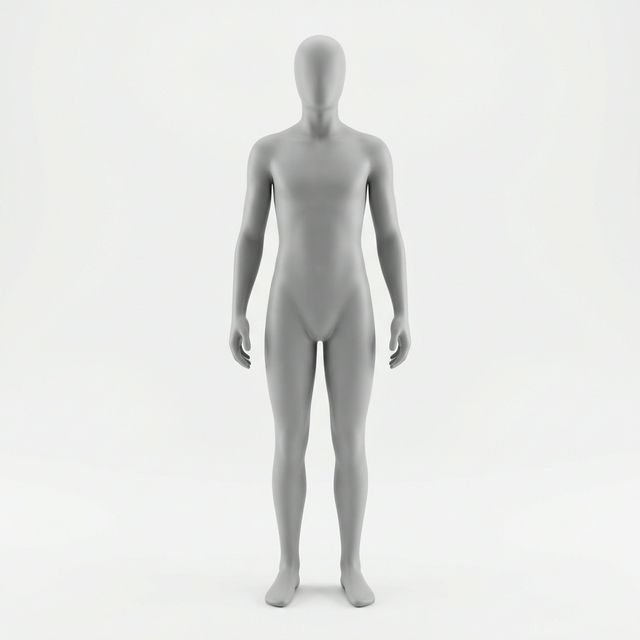
#> input picture assets/images/mannequin_front.jpg, 640 x 640 px
$ python -i lighting.py   (imports and definitions only)
#> lines starting #> are read from the running program, lines starting #| are printed output that depends on the picture; after the words box and inside, x2 and y2 are one past the last pixel; in counts of white or black regions, pixels touching at a corner belong together
"""
AliceVision Lighting Normalization Module
Consistent catalog-quality lighting for product photos
"""

import cv2
import numpy as np
from typing import Tuple, Optional, Dict
from dataclasses import dataclass
import logging
import base64

logger = logging.getLogger(__name__)


@dataclass
class LightingAnalysis:
    """Analysis of image lighting conditions"""
    brightness: float  # 0-1, 0.5 is ideal
    contrast: float    # 0-1, higher is better
    white_balance_temp: float  # Color temperature in Kelvin
    exposure: float    # -1 to 1, 0 is ideal
    uniformity: float  # 0-1, how uniform the lighting is


@dataclass
class NormalizationResult:
    """Result of lighting normalization"""
    normalized_image: np.ndarray
    original_analysis: LightingAnalysis
    applied_corrections: Dict[str, float]


class LightingNormalizer:
    """
    Normalize lighting conditions for consistent catalog-style photos.

    Aims for Massimo Dutti / premium e-commerce aesthetic:
    - Soft, even lighting
    - Neutral white balance (5500-6500K)
    - Slightly high key (bright but not blown out)
    - Minimal harsh shadows
    """

    def __init__(
        self,
        target_brightness: float = 0.55,
        target_contrast: float = 0.7,
        target_temperature: float = 6000,  # Kelvin
        target_exposure: float = 0.1  # Slightly bright
    ):
        self.target_brightness = target_brightness
        self.target_contrast = target_contrast
        self.target_temperature = target_temperature
        self.target_exposure = target_exposure

    def analyze_lighting(self, image: np.ndarray) -> LightingAnalysis:
        """
        Analyze the lighting conditions of an image.
        """
        # Convert to different color spaces
        lab = cv2.cvtColor(image, cv2.COLOR_BGR2LAB)
        hsv = cv2.cvtColor(image, cv2.COLOR_BGR2HSV)

        # Extract L channel (luminance)
        l_channel = lab[:, :, 0]

        # Calculate brightness (normalized 0-1)
        brightness = l_channel.mean() / 255.0

        # Calculate contrast
        contrast = l_channel.std() / 128.0  # Normalize to 0-1 range

        # Estimate color temperature from B/R ratio
        b, g, r = cv2.split(image)
        r_mean = r.mean()
        b_mean = b.mean()

        if r_mean > 0:
            br_ratio = b_mean / r_mean
            # Approximate temperature (rough mapping)
            if br_ratio > 1.2:
                temperature = 7500  # Cool
            elif br_ratio < 0.8:
                temperature = 4500  # Warm
            else:
                temperature = 5500 + (br_ratio - 1.0) * 2000
        else:
            temperature = 5500

        # Calculate exposure (based on histogram)
        hist = cv2.calcHist([l_channel], [0], None, [256], [0, 256])
        hist = hist.flatten() / hist.sum()

        # Weight by position
        weights = np.linspace(-1, 1, 256)
        exposure = np.sum(hist * weights)

        # Calculate uniformity (inverse of standard deviation)
        uniformity = 1.0 - min(l_channel.std() / 100.0, 1.0)

        return LightingAnalysis(
            brightness=brightness,
            contrast=min(contrast, 1.0),
            white_balance_temp=temperature,
            exposure=exposure,
            uniformity=uniformity
        )

    def adjust_brightness(
        self,
        image: np.ndarray,
        current: float,
        target: float
    ) -> Tuple[np.ndarray, float]:
        """
        Adjust image brightness.
        """
        if abs(current - target) < 0.05:
            return image, 0.0

        # Calculate adjustment factor
        adjustment = (target - current) * 255

        # Apply in LAB space for better results
        lab = cv2.cvtColor(image, cv2.COLOR_BGR2LAB).astype(np.float32)
        lab[:, :, 0] += adjustment
        lab[:, :, 0] = np.clip(lab[:, :, 0], 0, 255)

        result = cv2.cvtColor(lab.astype(np.uint8), cv2.COLOR_LAB2BGR)

        return result, adjustment

    def adjust_contrast(
        self,
        image: np.ndarray,
        current: float,
        target: float
    ) -> Tuple[np.ndarray, float]:
        """
        Adjust image contrast using CLAHE.
        """
        if abs(current - target) < 0.1:
            return image, 0.0

        # Calculate clip limit based on how much we need to adjust
        adjustment = target - current
        clip_limit = 2.0 + adjustment * 2.0
        clip_limit = max(1.0, min(clip_limit, 4.0))

        # Apply CLAHE to L channel
        lab = cv2.cvtColor(image, cv2.COLOR_BGR2LAB)
        clahe = cv2.createCLAHE(clipLimit=clip_limit, tileGridSize=(8, 8))
        lab[:, :, 0] = clahe.apply(lab[:, :, 0])

        result = cv2.cvtColor(lab, cv2.COLOR_LAB2BGR)

        return result, adjustment

    def adjust_white_balance(
        self,
        image: np.ndarray,
        current_temp: float,
        target_temp: float
    ) -> Tuple[np.ndarray, float]:
        """
        Adjust white balance to target temperature.
        """
        if abs(current_temp - target_temp) < 200:
            return image, 0.0

        # Calculate adjustment
        temp_diff = target_temp - current_temp

        # Convert to float
        result = image.astype(np.float32)

        # Adjust blue/red channels based on temperature
        # Warmer (lower K) = more red, less blue
        # Cooler (higher K) = more blue, less red

        adjustment_factor = temp_diff / 3000.0  # Normalize
        adjustment_factor = max(-0.3, min(adjustment_factor, 0.3))

        # Apply adjustment
        result[:, :, 0] *= (1 + adjustment_factor)  # Blue
        result[:, :, 2] *= (1 - adjustment_factor)  # Red

        result = np.clip(result, 0, 255).astype(np.uint8)

        return result, adjustment_factor

    def adjust_exposure(
        self,
        image: np.ndarray,
        current: float,
        target: float
    ) -> Tuple[np.ndarray, float]:
        """
        Adjust exposure using gamma correction.
        """
        if abs(current - target) < 0.1:
            return image, 0.0

        # Calculate gamma
        adjustment = target - current
        gamma = 1.0 - (adjustment * 0.5)
        gamma = max(0.5, min(gamma, 2.0))

        # Build lookup table
        inv_gamma = 1.0 / gamma
        table = np.array([
            ((i / 255.0) ** inv_gamma) * 255
            for i in np.arange(0, 256)
        ]).astype(np.uint8)

        result = cv2.LUT(image, table)

        return result, adjustment

    # [25 lines left out: function add_soft_vignette, not called in this run]

    def normalize(
        self,
        image: np.ndarray,
        add_vignette: bool = False
    ) -> NormalizationResult:
        """
        Full lighting normalization pipeline.

        Args:
            image: Input image (BGR)
            add_vignette: Whether to add subtle vignette

        Returns:
            NormalizationResult with normalized image and metadata
        """
        # Analyze original
        original_analysis = self.analyze_lighting(image)

        logger.info(f"Original lighting: brightness={original_analysis.brightness:.2f}, "
                   f"contrast={original_analysis.contrast:.2f}, "
                   f"temp={original_analysis.white_balance_temp:.0f}K")

        corrections = {}
        result = image.copy()

        # Apply corrections in order

        # 1. White balance first
        result, wb_adj = self.adjust_white_balance(
            result,
            original_analysis.white_balance_temp,
            self.target_temperature
        )
        corrections['white_balance'] = wb_adj

        # 2. Exposure
        result, exp_adj = self.adjust_exposure(
            result,
            original_analysis.exposure,
            self.target_exposure
        )
        corrections['exposure'] = exp_adj

        # 3. Brightness
        result, bright_adj = self.adjust_brightness(
            result,
            original_analysis.brightness,
            self.target_brightness
        )
        corrections['brightness'] = bright_adj

        # 4. Contrast
        result, contrast_adj = self.adjust_contrast(
            result,
            original_analysis.contrast,
            self.target_contrast
        )
        corrections['contrast'] = contrast_adj

        # 5. Optional vignette
        if add_vignette:
            result = self.add_soft_vignette(result, strength=0.15)
            corrections['vignette'] = 0.15

        logger.info(f"Applied corrections: {corrections}")

        return NormalizationResult(
            normalized_image=result,
            original_analysis=original_analysis,
            applied_corrections=corrections
        )


# [53 lines left out: function normalize_lighting_from_base64, not called in this run]

>>> import cv2
>>> picture = cv2.imread('../../assets/images/mannequin_front.jpg')
#> picture is the input picture: shape (640, 640, 3); mean B, G, R 226.7, 228.9, 227.9
>>> result = LightingNormalizer().normalize(picture)
#> in analyze_lighting, `brightness = l_channel.mean() / 255.0`: brightness = 0.907
#> in analyze_lighting, `contrast = l_channel.std() / 128.0`: contrast = 0.221
#> in analyze_lighting, `r_mean = r.mean()`: r_mean = 227.9
#> in analyze_lighting, `b_mean = b.mean()`: b_mean = 226.7
#> in analyze_lighting, `br_ratio = b_mean / r_mean`: br_ratio = 0.995
#> in analyze_lighting, `temperature = 5500 + (br_ratio - 1.0) * 2000`: temperature = 5489.1
#> in analyze_lighting, `hist = cv2.calcHist([l_channel], [0], None, [256], [0, 256])`: hist = 256 values, max 101095 at index 240, min 0 at index 0, mean 1600
#> in analyze_lighting, `hist = hist.flatten() / hist.sum()`: hist = 256 values, max 0.247 at index 240, min 0 at index 0, mean 0.00391
#> in analyze_lighting, `exposure = np.sum(hist * weights)`: exposure = 0.814
#> in analyze_lighting, `uniformity = 1.0 - min(l_channel.std() / 100.0, 1.0)`: uniformity = 0.717
#> in adjust_white_balance, `result = np.clip(result, 0, 255).astype(np.uint8)`:
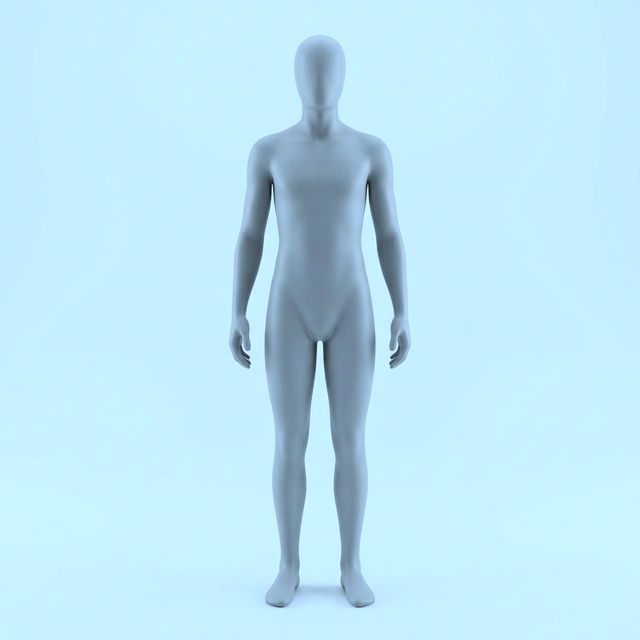
#> result: shape (640, 640, 3); mean B, G, R 245.1, 228.9, 188.6
#> in normalize, `result, wb_adj = self.adjust_white_balance( result, original_analysis...`: wb_adj = 0.17
#> in adjust_exposure, `result = cv2.LUT(image, table)`:
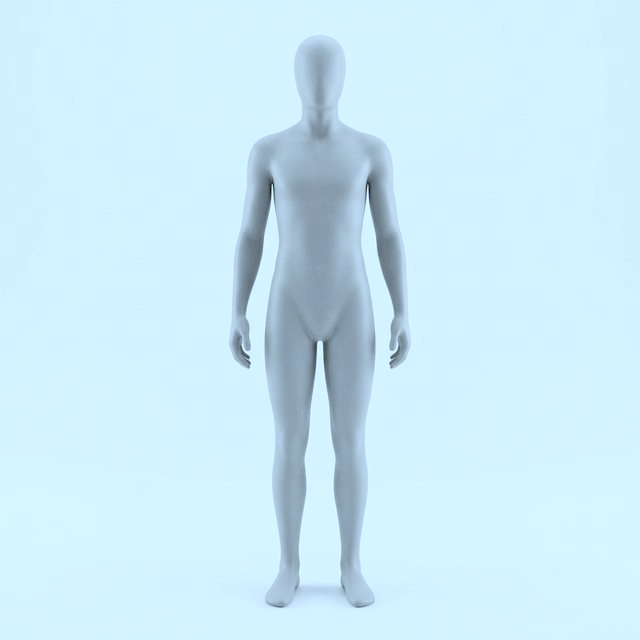
#> result: shape (640, 640, 3); mean B, G, R 247.2, 234.6, 203.2
#> in normalize, `result, exp_adj = self.adjust_exposure( result, original_analysis.expo..`: exp_adj = -0.714
#> in adjust_brightness, `lab = cv2.cvtColor(image, cv2.COLOR_BGR2LAB).astype(np.float32)`:
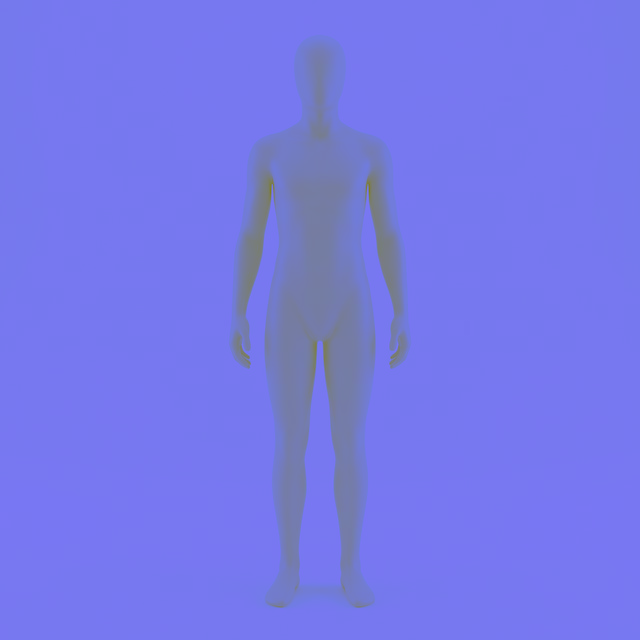
#> lab: shape (640, 640, 3) float32; mean B, G, R 232.1, 120.5, 118.7
#> in adjust_brightness, `lab[:, :, 0] += adjustment`:
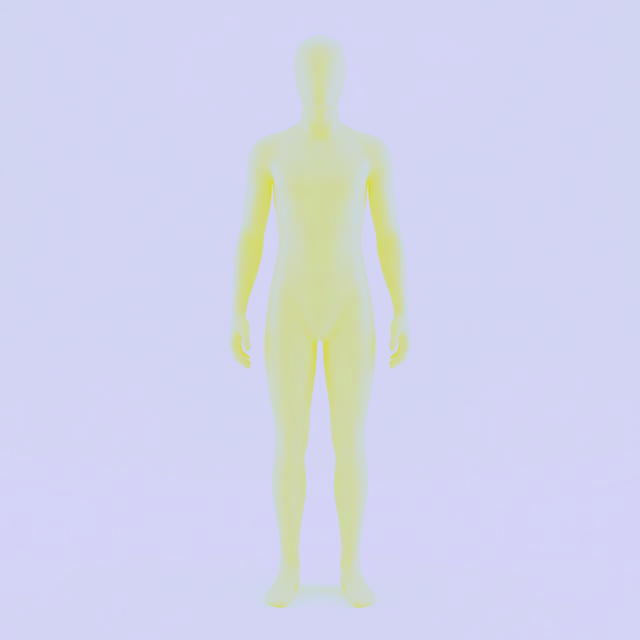
#> lab: shape (640, 640, 3) float32; mean B, G, R 141.6, 120.5, 118.7; drawn with min black and max white
#> in adjust_brightness, `lab[:, :, 0] = np.clip(lab[:, :, 0], 0, 255)`:
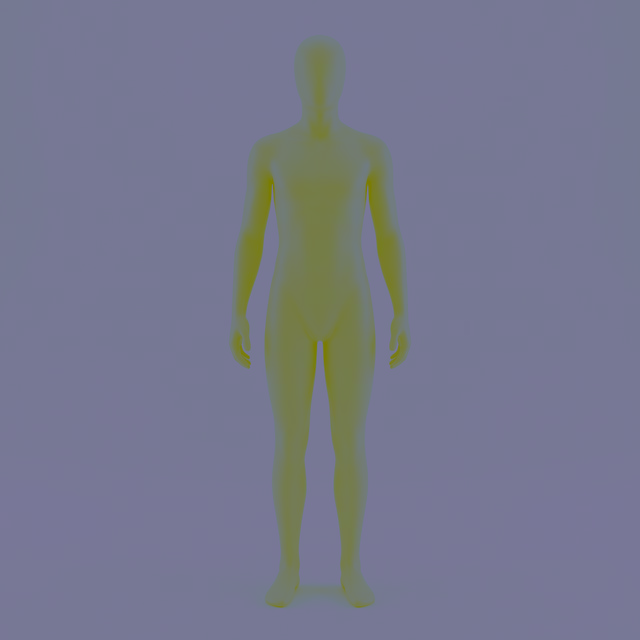
#> lab: shape (640, 640, 3) float32; 0.03% of pixels changed, all inside (x1, y1, x2, y2) = (242, 180, 392, 361)
#> in adjust_brightness, `result = cv2.cvtColor(lab.astype(np.uint8), cv2.COLOR_LAB2BGR)`:
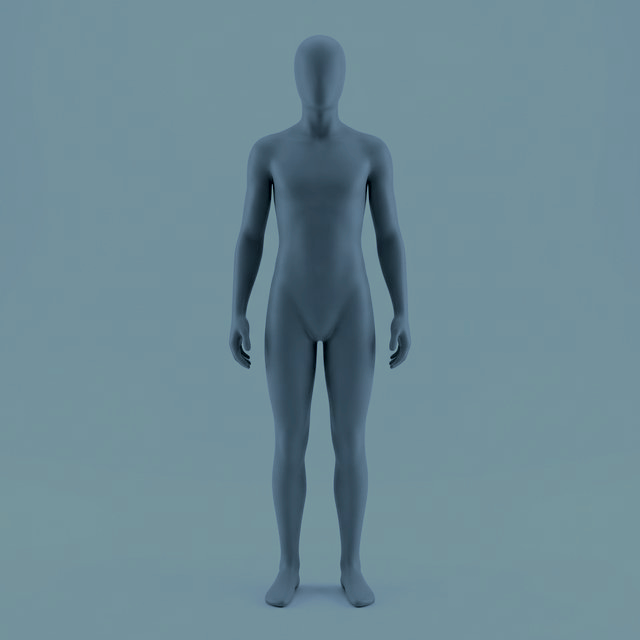
#> result: shape (640, 640, 3); mean B, G, R 149, 137.4, 107.9
#> in normalize, `result, bright_adj = self.adjust_brightness( result, original_analysis..`: bright_adj = -90.98
#> in adjust_contrast, `result = cv2.cvtColor(lab, cv2.COLOR_LAB2BGR)`:
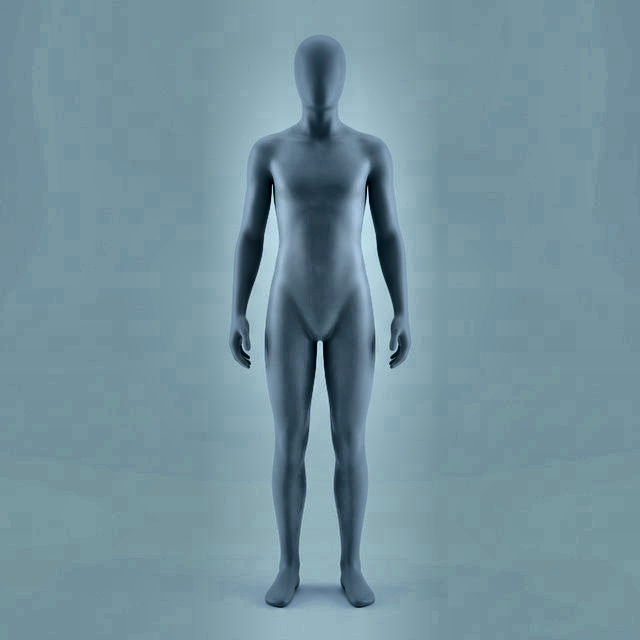
#> result: shape (640, 640, 3); mean B, G, R 157.2, 145.5, 115.9
#> in normalize, `result, contrast_adj = self.adjust_contrast( result, original_analysis..`: contrast_adj = 0.479
